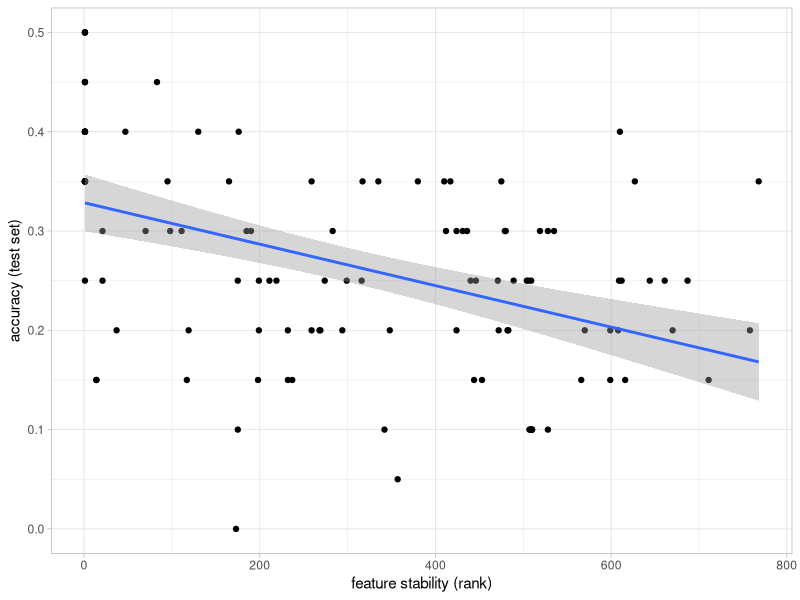

Reproduce this figure in R. (Note: this script raises an error after producing the figure.)
library(tidyverse)
theme_set(theme_light())

# define minimum validation accuracy for a feature to be considered informative
min_performance = 0.33

data <- read_tsv("figures/supp_tab2.tsv")

supp_fig5 <- data |>
	filter(val_acc>=min_performance) |>
	ggplot(aes(rank, test_acc)) +
		geom_point() +
		geom_smooth(method="lm") +
		xlab("feature stability (rank)") +
		ylab("accuracy (test set)")

ggsave("figures/supp_fig5.svg", plot = supp_fig5, width = 10, height = 8)

data |>
	filter(val_acc>=min_performance) |>
	summarize(cor = cor(rank, test_acc, method = "spearman")) |>
	write_tsv("analysis/ml/correlation.tsv")

data |>
	filter(val_acc>=min_performance) |>
	arrange(rank) |>
	mutate(
		rank_notie = row_number(),
		range = case_when(
		rank_notie <= 15 ~ "top",
		length(rank_notie) - rank_notie <= 15 ~ "bottom",
		.default = "middle",
	)) |>
	summarize(median(test_acc), .by=range) |>
	write_tsv("analysis/ml/performance.tsv")
